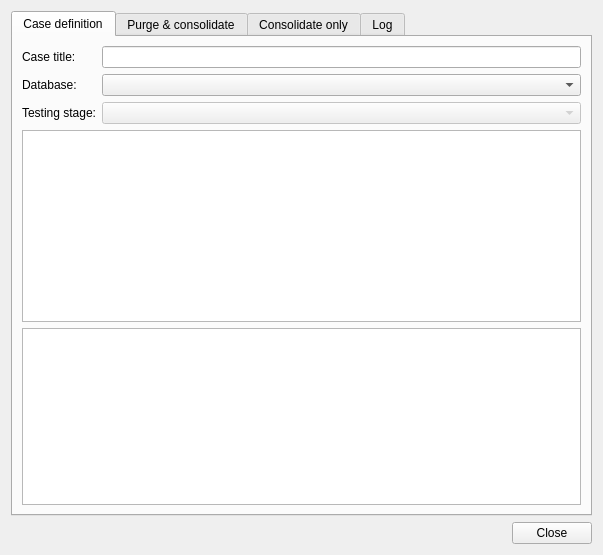
<?xml version="1.0" encoding="UTF-8"?>
<ui version="4.0">
 <class>Gex_Debug_basedialog</class>
 <widget class="QDialog" name="Gex_Debug_basedialog">
  <property name="geometry">
   <rect>
    <x>0</x>
    <y>0</y>
    <width>603</width>
    <height>555</height>
   </rect>
  </property>
  <property name="windowTitle">
   <string>GEX Debug dialog</string>
  </property>
  <property name="windowIcon">
   <iconset resource="gex.qrc">
    <normaloff>:/gex/icons/gex_application_48x48.png</normaloff>:/gex/icons/gex_application_48x48.png</iconset>
  </property>
  <layout class="QVBoxLayout" name="verticalLayout_3">
   <item>
    <widget class="QTabWidget" name="tabWidget">
     <property name="enabled">
      <bool>true</bool>
     </property>
     <property name="currentIndex">
      <number>0</number>
     </property>
     <widget class="QWidget" name="tab_Main">
      <attribute name="title">
       <string>Case definition</string>
      </attribute>
      <layout class="QVBoxLayout" name="verticalLayout">
       <item>
        <layout class="QGridLayout" name="gridLayout">
         <item row="0" column="0">
          <widget class="QLabel" name="label">
           <property name="text">
            <string>Case title:</string>
           </property>
          </widget>
         </item>
         <item row="0" column="1">
          <widget class="QLineEdit" name="lineEditCaseTitle"/>
         </item>
         <item row="1" column="0">
          <widget class="QLabel" name="label1">
           <property name="sizePolicy">
            <sizepolicy hsizetype="Minimum" vsizetype="Preferred">
             <horstretch>0</horstretch>
             <verstretch>0</verstretch>
            </sizepolicy>
           </property>
           <property name="text">
            <string>Database:</string>
           </property>
          </widget>
         </item>
         <item row="1" column="1">
          <widget class="QComboBox" name="comboBoxDatabase"/>
         </item>
         <item row="2" column="0">
          <widget class="QLabel" name="label2">
           <property name="sizePolicy">
            <sizepolicy hsizetype="Minimum" vsizetype="Preferred">
             <horstretch>0</horstretch>
             <verstretch>0</verstretch>
            </sizepolicy>
           </property>
           <property name="text">
            <string>Testing stage:</string>
           </property>
          </widget>
         </item>
         <item row="2" column="1">
          <widget class="QComboBox" name="comboBoxTestingStage">
           <property name="enabled">
            <bool>false</bool>
           </property>
          </widget>
         </item>
        </layout>
       </item>
       <item>
        <widget class="QPlainTextEdit" name="plainTextEdit_Query_1">
         <property name="enabled">
          <bool>true</bool>
         </property>
         <property name="sizePolicy">
          <sizepolicy hsizetype="Expanding" vsizetype="Minimum">
           <horstretch>0</horstretch>
           <verstretch>0</verstretch>
          </sizepolicy>
         </property>
         <property name="readOnly">
          <bool>true</bool>
         </property>
         <property name="plainText">
          <string/>
         </property>
        </widget>
       </item>
       <item>
        <widget class="QPlainTextEdit" name="plainTextEdit_Query_2">
         <property name="plainText">
          <string/>
         </property>
        </widget>
       </item>
      </layout>
     </widget>
     <widget class="QWidget" name="tab_Purge">
      <attribute name="title">
       <string>Purge &amp;&amp; consolidate</string>
      </attribute>
      <layout class="QHBoxLayout" name="horizontalLayout_3">
       <item>
        <layout class="QVBoxLayout" name="verticalLayout_5">
         <item>
          <widget class="QTableWidget" name="tableWidget_Results">
           <column>
            <property name="text">
             <string>Spitlot_ID</string>
            </property>
           </column>
           <column>
            <property name="text">
             <string>Lot_ID</string>
            </property>
           </column>
           <column>
            <property name="text">
             <string>Wafer_ID</string>
            </property>
           </column>
           <column>
            <property name="text">
             <string>Tester Type</string>
            </property>
           </column>
           <column>
            <property name="text">
             <string>Parts</string>
            </property>
           </column>
           <column>
            <property name="text">
             <string>Test_Date</string>
            </property>
           </column>
           <column>
            <property name="text">
             <string>Insertion_Date</string>
            </property>
           </column>
           <column>
            <property name="text">
             <string>Incremental Update</string>
            </property>
           </column>
           <column>
            <property name="text">
             <string>File Path</string>
            </property>
           </column>
           <column>
            <property name="text">
             <string>File Name</string>
            </property>
           </column>
          </widget>
         </item>
         <item>
          <layout class="QHBoxLayout" name="horizontalLayout">
           <item>
            <widget class="QLabel" name="label_2">
             <property name="sizePolicy">
              <sizepolicy hsizetype="Minimum" vsizetype="Preferred">
               <horstretch>0</horstretch>
               <verstretch>0</verstretch>
              </sizepolicy>
             </property>
             <property name="text">
              <string>Filling rows:</string>
             </property>
            </widget>
           </item>
           <item>
            <widget class="QLabel" name="label_RowsFilled">
             <property name="sizePolicy">
              <sizepolicy hsizetype="Minimum" vsizetype="Preferred">
               <horstretch>0</horstretch>
               <verstretch>0</verstretch>
              </sizepolicy>
             </property>
             <property name="text">
              <string>-</string>
             </property>
            </widget>
           </item>
           <item>
            <spacer name="horizontalSpacer_2">
             <property name="orientation">
              <enum>Qt::Horizontal</enum>
             </property>
             <property name="sizeType">
              <enum>QSizePolicy::Fixed</enum>
             </property>
             <property name="sizeHint" stdset="0">
              <size>
               <width>100</width>
               <height>20</height>
              </size>
             </property>
            </spacer>
           </item>
           <item>
            <widget class="QLabel" name="label_3">
             <property name="sizePolicy">
              <sizepolicy hsizetype="Minimum" vsizetype="Preferred">
               <horstretch>0</horstretch>
               <verstretch>0</verstretch>
              </sizepolicy>
             </property>
             <property name="text">
              <string>Status:</string>
             </property>
            </widget>
           </item>
           <item>
            <widget class="QLabel" name="label_Status">
             <property name="sizePolicy">
              <sizepolicy hsizetype="Expanding" vsizetype="Preferred">
               <horstretch>0</horstretch>
               <verstretch>0</verstretch>
              </sizepolicy>
             </property>
             <property name="text">
              <string>-</string>
             </property>
            </widget>
           </item>
          </layout>
         </item>
        </layout>
       </item>
       <item>
        <layout class="QVBoxLayout" name="verticalLayout_2">
         <item>
          <widget class="QPushButton" name="pushButtonGetSplitlots">
           <property name="enabled">
            <bool>true</bool>
           </property>
           <property name="text">
            <string>Get Splitlots</string>
           </property>
          </widget>
         </item>
         <item>
          <widget class="QPushButton" name="pushButtonPurgeSplitlots">
           <property name="text">
            <string>Purge Splitlots</string>
           </property>
          </widget>
         </item>
         <item>
          <spacer name="verticalSpacer">
           <property name="orientation">
            <enum>Qt::Vertical</enum>
           </property>
           <property name="sizeHint" stdset="0">
            <size>
             <width>20</width>
             <height>178</height>
            </size>
           </property>
          </spacer>
         </item>
        </layout>
       </item>
      </layout>
     </widget>
     <widget class="QWidget" name="tab">
      <attribute name="title">
       <string>Consolidate only</string>
      </attribute>
      <layout class="QVBoxLayout" name="verticalLayout_6">
       <item>
        <layout class="QGridLayout" name="gridLayout_2">
         <item row="0" column="0">
          <widget class="QLabel" name="label_4">
           <property name="text">
            <string>LotID:</string>
           </property>
          </widget>
         </item>
         <item row="0" column="1">
          <widget class="QLineEdit" name="lineEdit_LotID"/>
         </item>
         <item row="0" column="2">
          <widget class="QPushButton" name="pushButtonConsolidateWafers">
           <property name="text">
            <string>Consolidate</string>
           </property>
          </widget>
         </item>
        </layout>
       </item>
       <item>
        <spacer name="verticalSpacer_2">
         <property name="orientation">
          <enum>Qt::Vertical</enum>
         </property>
         <property name="sizeHint" stdset="0">
          <size>
           <width>20</width>
           <height>402</height>
          </size>
         </property>
        </spacer>
       </item>
      </layout>
     </widget>
     <widget class="QWidget" name="tab_Log">
      <attribute name="title">
       <string>Log</string>
      </attribute>
      <layout class="QVBoxLayout" name="verticalLayout_4">
       <item>
        <widget class="QTextEdit" name="textEdit_Log"/>
       </item>
      </layout>
     </widget>
    </widget>
   </item>
   <item>
    <layout class="QHBoxLayout" name="horizontalLayout_2">
     <item>
      <spacer name="horizontalSpacer">
       <property name="orientation">
        <enum>Qt::Horizontal</enum>
       </property>
       <property name="sizeHint" stdset="0">
        <size>
         <width>40</width>
         <height>20</height>
        </size>
       </property>
      </spacer>
     </item>
     <item>
      <widget class="QPushButton" name="pushButtonClose">
       <property name="text">
        <string>Close</string>
       </property>
      </widget>
     </item>
    </layout>
   </item>
  </layout>
 </widget>
 <resources>
  <include location="gex.qrc"/>
 </resources>
 <connections/>
</ui>
